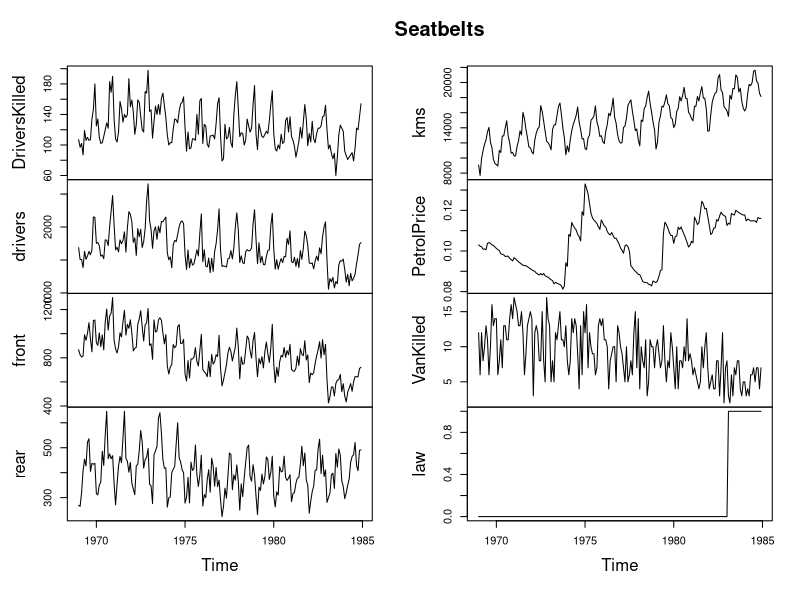
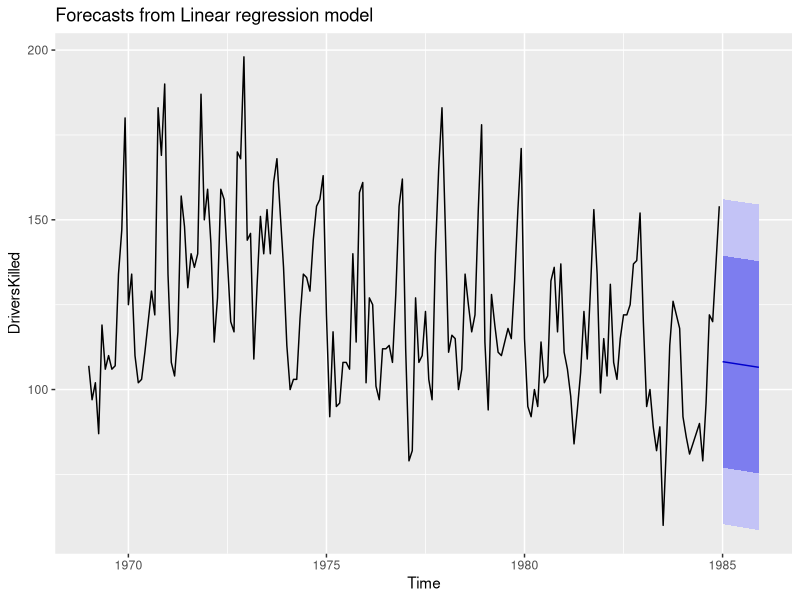
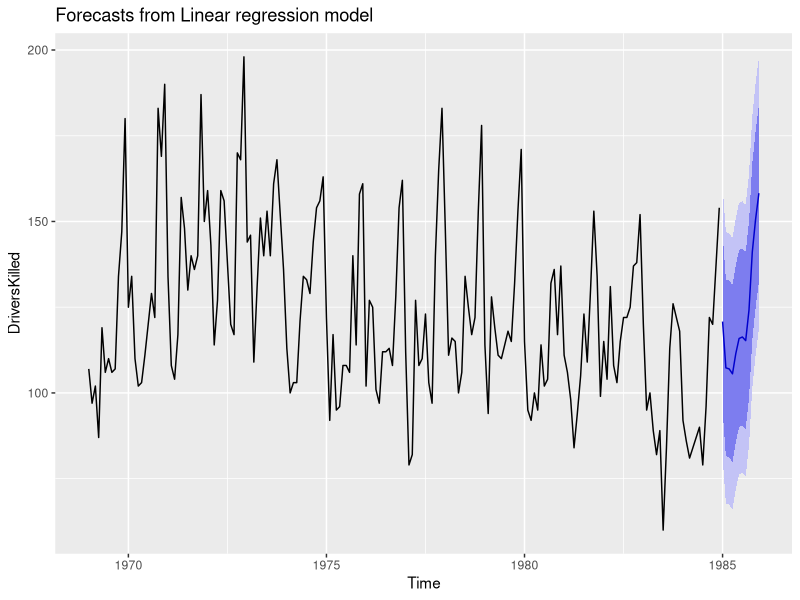
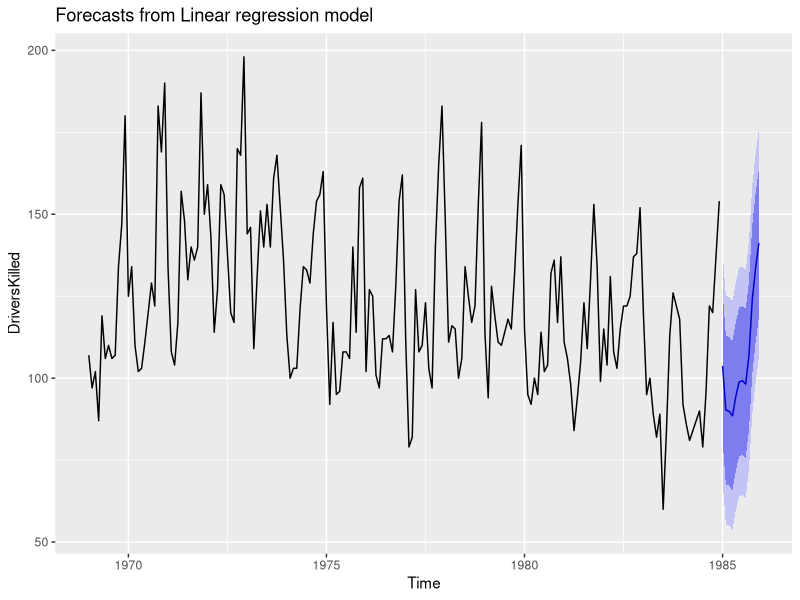
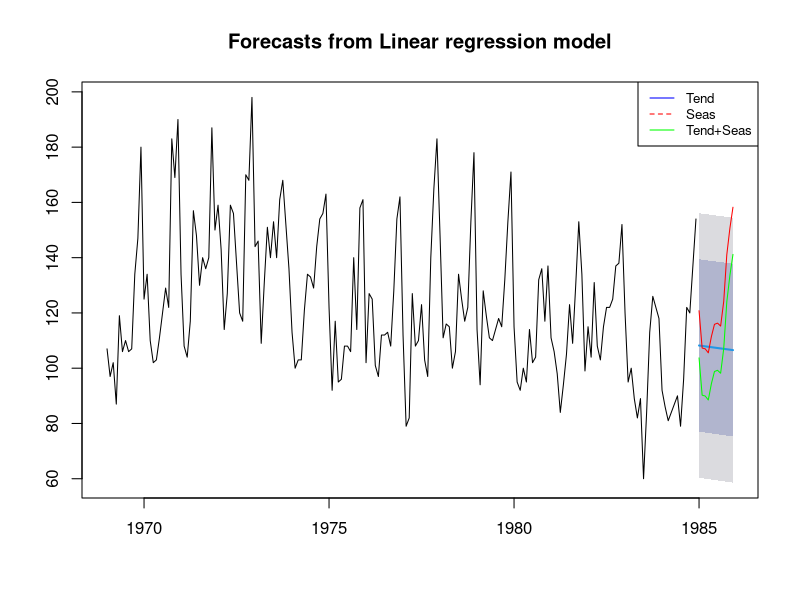

The R script that drew these images, in order:
library(forecast)
library(ggplot2)

# time series linear model
plot(Seatbelts)

model1 <- tslm(DriversKilled ~ trend, data = Seatbelts)
model1

model2 <- tslm(DriversKilled ~ season, data = Seatbelts)
model2

model3 <- tslm(DriversKilled ~ trend + season, data = Seatbelts)
model3

CV(model1)
CV(model2)
CV(model3)


prevm1 <- forecast(model1, h=12)
prevm2 <- forecast(model2, h=12)
prevm3 <- forecast(model3, h=12)

autoplot(prevm1)
autoplot(prevm2)
autoplot(prevm3)

plot(prevm1)
lines(prevm2$mean, col='red')
lines(prevm3$mean, col='green')
legend("topright", legend=c("Tend", "Seas", "Tend+Seas"), col=c('blue',
                                                                'red',
                                                                'green'),
       lty=1:2, cex=0.8)



